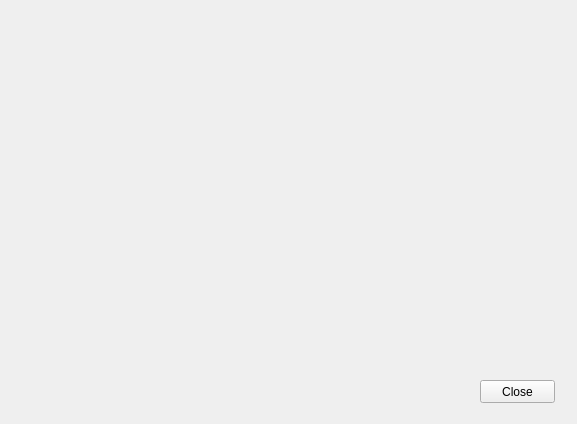
<?xml version="1.0" encoding="UTF-8"?>
<ui version="4.0">
 <class>SettingsForm</class>
 <widget class="QWidget" name="SettingsForm">
  <property name="geometry">
   <rect>
    <x>0</x>
    <y>0</y>
    <width>577</width>
    <height>424</height>
   </rect>
  </property>
  <property name="windowTitle">
   <string>SettingsForm</string>
  </property>
  <widget class="QPushButton" name="m_closeButton">
   <property name="geometry">
    <rect>
     <x>480</x>
     <y>380</y>
     <width>75</width>
     <height>23</height>
    </rect>
   </property>
   <property name="text">
    <string>Close</string>
   </property>
  </widget>
 </widget>
 <layoutdefault spacing="6" margin="11"/>
 <resources/>
 <connections/>
</ui>
